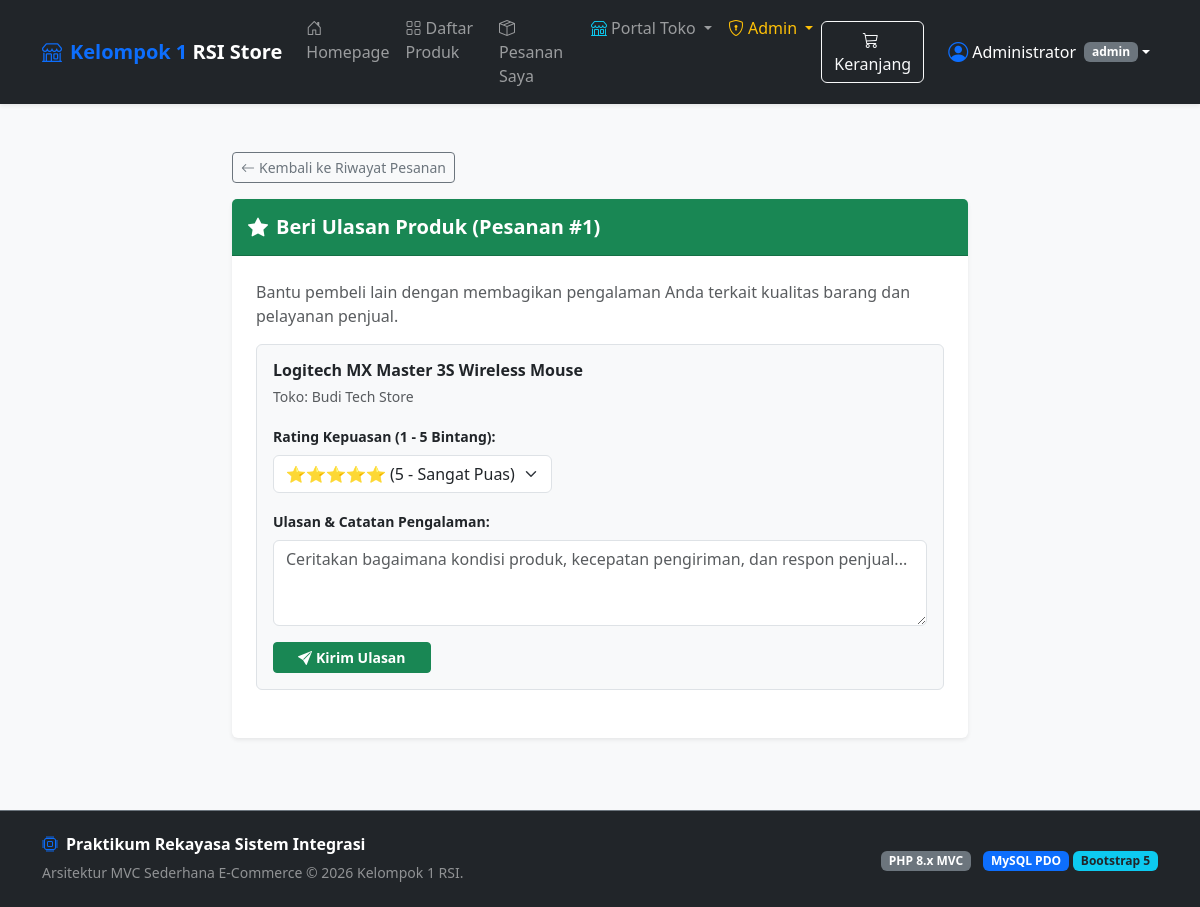
Page /ulasan/index/1 (signed in) on the committed database.
### tables this page shows
CREATE TABLE `detail_pesanan` (
  `id_detail` INT AUTO_INCREMENT PRIMARY KEY,
  `id_pesanan` INT NOT NULL,
  `id_produk` INT NOT NULL,
  `harga_satuan` DECIMAL(12,2) NOT NULL,
  `jumlah` INT NOT NULL DEFAULT 1,
  CONSTRAINT `fk_detail_pesanan` FOREIGN KEY (`id_pesanan`) 
    REFERENCES `pesanan` (`id_pesanan`) ON DELETE CASCADE ON UPDATE CASCADE,
  CONSTRAINT `fk_detail_produk` FOREIGN KEY (`id_produk`) 
    REFERENCES `produk` (`id_produk`) ON DELETE RESTRICT ON UPDATE CASCADE
);

CREATE TABLE `produk` (
  `id_produk` INT AUTO_INCREMENT PRIMARY KEY,
  `id_toko` INT NOT NULL,
  `nama_produk` VARCHAR(150) NOT NULL,
  `kategori` VARCHAR(100) NOT NULL,
  `harga` DECIMAL(12,2) NOT NULL,
  `stok` INT NOT NULL DEFAULT 0,
  `deskripsi` TEXT DEFAULT NULL,
  `gambar` VARCHAR(255) DEFAULT NULL,
  `created_at` DATETIME NOT NULL DEFAULT CURRENT_TIMESTAMP,
  CONSTRAINT `fk_produk_toko` FOREIGN KEY (`id_toko`) 
    REFERENCES `toko` (`id_toko`) ON DELETE CASCADE ON UPDATE CASCADE
);

CREATE TABLE `toko` (
  `id_toko` INT AUTO_INCREMENT PRIMARY KEY,
  `id_user` INT NOT NULL,
  `nama_toko` VARCHAR(100) NOT NULL,
  `deskripsi` TEXT DEFAULT NULL,
  `saldo` DECIMAL(12,2) NOT NULL DEFAULT 0.00,
  `created_at` DATETIME NOT NULL DEFAULT CURRENT_TIMESTAMP,
  CONSTRAINT `fk_toko_user` FOREIGN KEY (`id_user`) 
    REFERENCES `user` (`id_user`) ON DELETE CASCADE ON UPDATE CASCADE
);

### app/controllers/UlasanController.php (called while the page is built, shortened)
<?php
class UlasanController extends Controller
{
    private $ulasanModel;
    private $orderModel;
    public function __construct()
    {
        $this->ulasanModel = $this->model('UlasanModel');
        $this->orderModel = $this->model('OrderModel');
    }
    public function index($idPesanan = 1)
    {
        $userId = $_SESSION['user']['id_user'];
        $pesanan = $this->orderModel->getPesananById($idPesanan);
        $ulasanTerdahulu = $this->ulasanModel->getUlasanByPesanan($idPesanan, $userId);
        $data = [
            'title' => 'Beri Ulasan Produk - Pesanan #' . $idPesanan,
            'pesanan' => $pesanan,
            'ulasanTerdahulu' => $ulasanTerdahulu,
            'id_pesanan' => $idPesanan
        ];
        $this->view('ulasan/form', $data);
    }
}

### app/core/App.php (called while the page is built, shortened)
<?php
class App
{
    protected $method = 'index';
    public function __construct()
    {
        $url = $this->parseUrl();
        if (!empty($url[0])) {
            $controllerName = ucfirst(strtolower($url[0])) . 'Controller';
            if (file_exists(__DIR__ . '/../controllers/' . $controllerName . '.php')) {
                unset($url[0]);
            }
        }
        $this->controller = new $this->controller;
        if (isset($url[1])) {
            if (method_exists($this->controller, $url[1])) {
                $this->method = $url[1];
                unset($url[1]);
            }
        }
        $this->params = $url ? array_values($url) : [];
        call_user_func_array([$this->controller, $this->method], $this->params);
    }
    public function parseUrl()
    {
        if (isset($_GET['url']) && !empty($_GET['url'])) {
            $url = rtrim($_GET['url'], '/');
            $url = filter_var($url, FILTER_SANITIZE_URL);
            return explode('/', $url);
        }
        return [];
    }
}

### public/index.php (called while the page is built, shortened)
<?php
require_once __DIR__ . '/../app/core/App.php';
require_once __DIR__ . '/../app/core/Controller.php';
require_once __DIR__ . '/../app/core/Database.php';
$app = new App();

### app/core/Database.php (called while the page is built, shortened)
<?php
class Database
{
    private $host = DB_HOST;
    private $user = DB_USER;
    private $pass = DB_PASS;
    private $db_name = DB_NAME;
    private $dbh;
    private $stmt;
    public function __construct()
    {
        $dsn = 'mysql:host=' . $this->host . ';dbname=' . $this->db_name . ';charset=utf8mb4';
        $options = [
            PDO::ATTR_PERSISTENT => true,
            PDO::ATTR_ERRMODE => PDO::ERRMODE_EXCEPTION,
            PDO::ATTR_DEFAULT_FETCH_MODE => PDO::FETCH_ASSOC
        ];
        try {
            $this->dbh = new PDO($dsn, $this->user, $this->pass, $options);
        } catch (PDOException $e) {
            $this->error = $e->getMessage();
            $this->dbh = null;
        }
    }
    public function isConnected()
    {
        return $this->dbh !== null;
    }
    public function query($query)
    {
        $this->stmt = $this->dbh->prepare($query);
        return true;
    }
    public function bind($param, $value, $type = null)
    {
        if (is_null($type)) {
            switch (true) {
                case is_int($value):
                    $type = PDO::PARAM_INT;
                    break;
                default:
                    $type = PDO::PARAM_STR;
            }
        }
        $this->stmt->bindValue($param, $value, $type);
    }
    public function execute()
    {
        return $this->stmt->execute();
    }
    public function resultSet()
    {
        if (!$this->execute()) {
            return [];
        }
        return $this->stmt->fetchAll();
    }
    public function single()
    {
        if (!$this->execute()) {
            return null;
        }
        return $this->stmt->fetch();
    }
}

### app/models/OrderModel.php (called while the page is built, shortened)
<?php
class OrderModel
{
    protected $db;
    protected $table = 'pesanan';
    public function __construct()
    {
        $this->db = new Database();
    }
    public function getPesananById($idPesanan)
    {
        try {
            $this->db->query("SELECT p.*, u.nama AS nama_pembeli, u.email AS email_pembeli
                              FROM {$this->table} p
                              JOIN user u ON p.id_user = u.id_user
                              WHERE p.id_pesanan = :id");
            $this->db->bind('id', $idPesanan);
            $pesanan = $this->db->single();
            $this->db->query("SELECT dp.*, pr.nama_produk, pr.gambar, t.nama_toko, t.id_toko, (dp.harga_satuan * dp.jumlah) AS subtotal
                              FROM detail_pesanan dp
                              JOIN produk pr ON dp.id_produk = pr.id_produk
                              JOIN toko t ON pr.id_toko = t.id_toko
                              WHERE dp.id_pesanan = :id");
            $this->db->bind('id', $idPesanan);
            $pesanan['items'] = $this->db->resultSet();
            $this->db->query("SELECT * FROM pembayaran WHERE id_pesanan = :id ORDER BY id_pembayaran DESC LIMIT 1");
            $this->db->bind('id', $idPesanan);
            $pesanan['pembayaran'] = $this->db->single();
            $this->db->query("SELECT * FROM pengiriman WHERE id_pesanan = :id ORDER BY id_pengiriman DESC LIMIT 1");
            $this->db->bind('id', $idPesanan);
            $pesanan['pengiriman'] = $this->db->single();
            return $pesanan;
        } catch (Exception $e) {
            return null;
        }
    }
}

### app/views/ulasan/form.php (the view, shortened to what this page needs)
<?php require_once __DIR__ . '/../templates/header.php'; ?>
<div class="container py-4">
    <div class="row justify-content-center">
        <div class="col-lg-8">
            <div class="d-flex justify-content-between align-items-center mb-3">
                <a href="<?= BASE_URL ?>/pesanan" class="btn btn-outline-secondary btn-sm">
                    <i class="bi bi-arrow-left me-1"></i>Kembali ke Riwayat Pesanan
                </a>
            </div>
            <div class="card shadow-sm border-0 mb-4">
                <div class="card-header bg-success text-white py-3">
                    <h5 class="mb-0 fw-bold"><i class="bi bi-star-fill me-2"></i>Beri Ulasan Produk (Pesanan #<?= htmlspecialchars($data['id_pesanan']) ?>)</h5>
                </div>
                <div class="card-body p-4">
                    <p class="text-muted">Bantu pembeli lain dengan membagikan pengalaman Anda terkait kualitas barang dan pelayanan penjual.</p>
                    <?php if (!empty($data['pesanan']['items'])): ?>
                        <?php foreach ($data['pesanan']['items'] as $item): ?>
                            <div class="card mb-4 border bg-light">
                                <div class="card-body p-3">
                                    <div class="d-flex align-items-center mb-3">
                                        <div class="flex-grow-1">
                                            <h6 class="fw-bold mb-1"><?= htmlspecialchars($item['nama_produk']) ?></h6>
                                            <small class="text-muted">Toko: <?= htmlspecialchars($item['nama_toko'] ?? 'Toko Mitra') ?></small>
                                        </div>
                                    </div>
                                    <form action="<?= BASE_URL ?>/ulasan/simpan" method="POST">
                                        <div class="mb-3">
                                            <label class="form-label fw-bold small">Rating Kepuasan (1 - 5 Bintang):</label>
                                            <select name="rating" class="form-select w-auto">
                                                <option value="5">⭐⭐⭐⭐⭐ (5 - Sangat Puas)</option>
                                            </select>
                                        </div>
                                        <div class="mb-3">
                                            <label class="form-label fw-bold small">Ulasan & Catatan Pengalaman:</label>
                                            <textarea name="komentar" class="form-control" rows="3" placeholder="Ceritakan bagaimana kondisi produk, kecepatan pengiriman, dan respon penjual..." required></textarea>
                                        </div>
                                        <button type="submit" class="btn btn-success btn-sm px-4 fw-bold">
                                            <i class="bi bi-send-fill me-1"></i>Kirim Ulasan
                                        </button>
                                    </form>
                                </div>
                            </div>
                        <?php endforeach; ?>
                    <?php endif; ?>
                </div>
            </div>
        </div>
    </div>
</div>
<?php require_once __DIR__ . '/../templates/footer.php'; ?>

### public/css/style.css (style rules this page uses)
body { font-family: system-ui, -apple-system, "Segoe UI", Roboto, "Helvetica Neue", Arial, sans-serif; color: #212529; }

### rows in the picture
detail_pesanan: id_produk.nama_produk "Logitech MX Master 3S Wireless Mouse", toko.nama_toko "Budi Tech Store"

### other values in the picture
$_SESSION['user']['nama'] "Administrator"
$_SESSION['user']['role'] "admin"
$data['id_pesanan'] "1"
